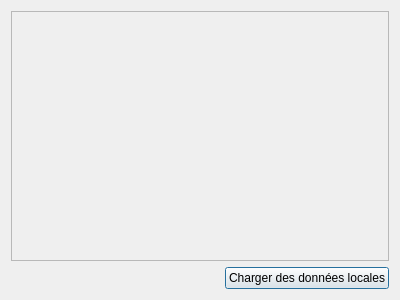
<?xml version="1.0" encoding="UTF-8"?>
<ui version="4.0">
 <class>Dialog</class>
 <widget class="QDialog" name="Dialog">
  <property name="geometry">
   <rect>
    <x>0</x>
    <y>0</y>
    <width>400</width>
    <height>300</height>
   </rect>
  </property>
  <property name="windowTitle">
   <string>Dialogue</string>
  </property>
  <layout class="QVBoxLayout" name="verticalLayout">
   <item>
    <widget class="QScrollArea" name="scrollArea">
     <property name="widgetResizable">
      <bool>true</bool>
     </property>
     <widget class="QWidget" name="scrollAreaWidgetContents">
      <property name="geometry">
       <rect>
        <x>0</x>
        <y>0</y>
        <width>370</width>
        <height>220</height>
       </rect>
      </property>
      <layout class="QVBoxLayout" name="scrollLayout"/>
     </widget>
    </widget>
   </item>
   <item>
    <layout class="QHBoxLayout" name="horizontalLayout">
     <item>
      <spacer name="horizontalSpacer">
       <property name="orientation">
        <enum>Qt::Horizontal</enum>
       </property>
       <property name="sizeHint" stdset="0">
        <size>
         <width>40</width>
         <height>20</height>
        </size>
       </property>
      </spacer>
     </item>
     <item>
      <widget class="QPushButton" name="uploadButton">
       <property name="text">
        <string>Charger des données locales</string>
       </property>
      </widget>
     </item>
    </layout>
   </item>
  </layout>
 </widget>
 <resources/>
 <connections/>
</ui>
